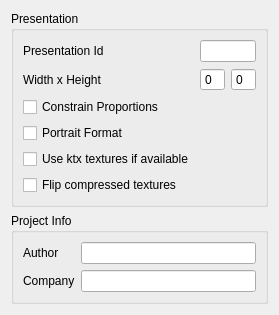
<?xml version="1.0" encoding="UTF-8"?>
<ui version="4.0">
 <class>StudioProjectSettingsPage</class>
 <widget class="QWidget" name="StudioProjectSettingsPage">
  <property name="geometry">
   <rect>
    <x>0</x>
    <y>0</y>
    <width>259</width>
    <height>269</height>
   </rect>
  </property>
  <layout class="QVBoxLayout" name="verticalLayout">
   <item>
    <widget class="QGroupBox" name="groupBox">
     <property name="title">
      <string>Presentation</string>
     </property>
     <layout class="QFormLayout" name="formLayout_2">
      <item row="0" column="0">
       <widget class="QLabel" name="label_2">
        <property name="text">
         <string>Presentation Id</string>
        </property>
        <property name="buddy">
         <cstring>m_PresentationId</cstring>
        </property>
       </widget>
      </item>
      <item row="0" column="1">
       <widget class="QLineEdit" name="m_PresentationId"/>
      </item>
      <item row="1" column="0">
       <widget class="QLabel" name="label">
        <property name="text">
         <string>Width x Height</string>
        </property>
        <property name="buddy">
         <cstring>m_ClientSizeWidth</cstring>
        </property>
       </widget>
      </item>
      <item row="1" column="1">
       <layout class="QHBoxLayout" name="horizontalLayout">
        <item>
         <widget class="QSpinBox" name="m_ClientSizeWidth">
          <property name="buttonSymbols">
           <enum>QAbstractSpinBox::NoButtons</enum>
          </property>
         </widget>
        </item>
        <item>
         <widget class="QSpinBox" name="m_ClientSizeHeight">
          <property name="buttonSymbols">
           <enum>QAbstractSpinBox::NoButtons</enum>
          </property>
         </widget>
        </item>
       </layout>
      </item>
      <item row="2" column="0" colspan="2">
       <widget class="QCheckBox" name="m_checkConstrainProportions">
        <property name="text">
         <string>Constrain Proportions</string>
        </property>
       </widget>
      </item>
      <item row="3" column="0" colspan="2">
       <widget class="QCheckBox" name="m_checkPortraitFormat">
        <property name="text">
         <string>Portrait Format</string>
        </property>
       </widget>
      </item>
      <item row="4" column="0">
       <widget class="QCheckBox" name="m_checkUseKtx">
        <property name="toolTip">
         <string>Force runtime to check first if there
are ktx compressed textures available
when loading texture maps.
Note that this should only be checked
when ktx textures are present.</string>
        </property>
        <property name="text">
         <string>Use ktx textures if available</string>
        </property>
       </widget>
      </item>
      <item row="5" column="0">
       <widget class="QCheckBox" name="m_checkFlipTex">
        <property name="toolTip">
         <string>Flip the y coordinate of compressed textures</string>
        </property>
        <property name="text">
         <string>Flip compressed textures</string>
        </property>
       </widget>
      </item>
     </layout>
    </widget>
   </item>
   <item>
    <widget class="QGroupBox" name="groupBox_2">
     <property name="title">
      <string>Project Info</string>
     </property>
     <layout class="QFormLayout" name="formLayout">
      <item row="0" column="0">
       <widget class="QLabel" name="label_2">
        <property name="text">
         <string>Author</string>
        </property>
        <property name="buddy">
         <cstring>m_Author</cstring>
        </property>
       </widget>
      </item>
      <item row="0" column="1">
       <widget class="QLineEdit" name="m_Author"/>
      </item>
      <item row="1" column="0">
       <widget class="QLabel" name="label_3">
        <property name="text">
         <string>Company</string>
        </property>
        <property name="buddy">
         <cstring>m_Company</cstring>
        </property>
       </widget>
      </item>
      <item row="1" column="1">
       <widget class="QLineEdit" name="m_Company"/>
      </item>
     </layout>
    </widget>
   </item>
   <item>
    <spacer name="verticalSpacer">
     <property name="orientation">
      <enum>Qt::Vertical</enum>
     </property>
     <property name="sizeHint" stdset="0">
      <size>
       <width>20</width>
       <height>0</height>
      </size>
     </property>
    </spacer>
   </item>
  </layout>
 </widget>
 <tabstops>
  <tabstop>m_PresentationId</tabstop>
  <tabstop>m_ClientSizeWidth</tabstop>
  <tabstop>m_ClientSizeHeight</tabstop>
  <tabstop>m_checkConstrainProportions</tabstop>
  <tabstop>m_checkPortraitFormat</tabstop>
  <tabstop>m_checkUseKtx</tabstop>
  <tabstop>m_Author</tabstop>
  <tabstop>m_Company</tabstop>
 </tabstops>
 <resources/>
 <connections/>
</ui>
